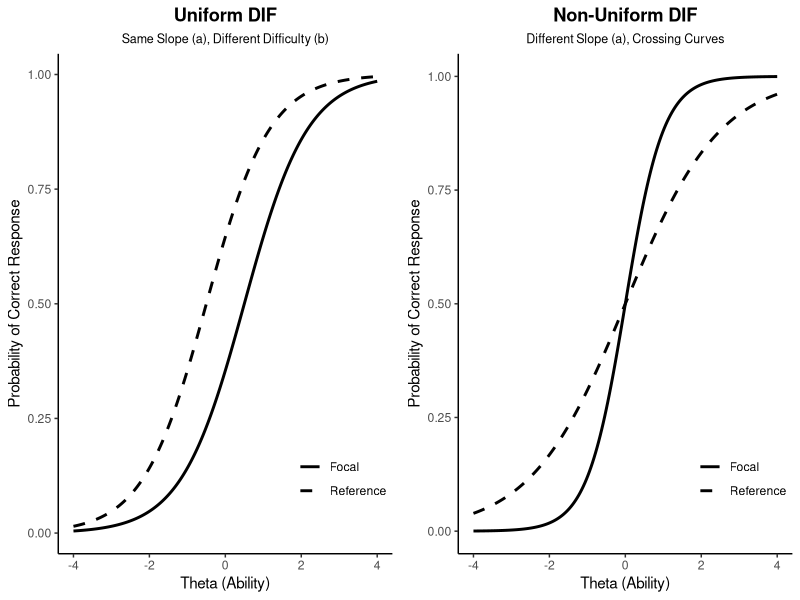
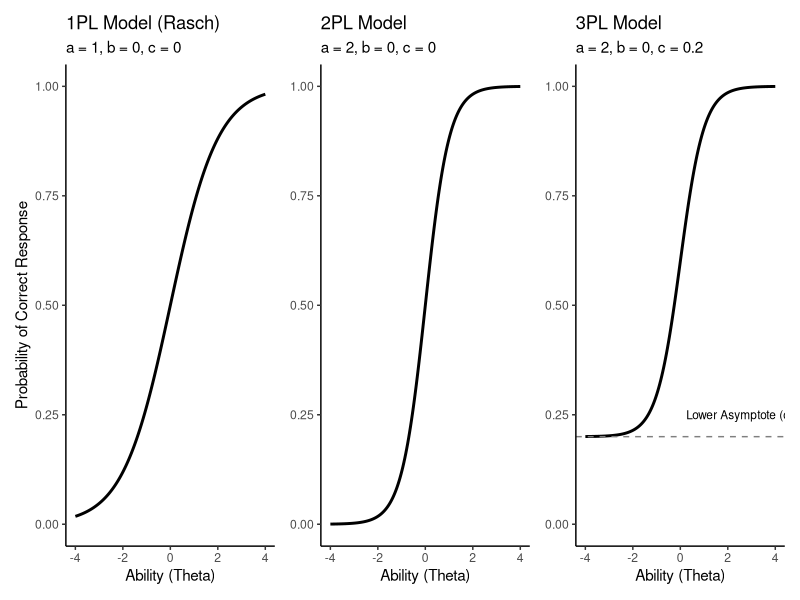

Here is the R script that generated these plots, in order:
# Load necessary libraries
library(ggplot2)
library(gridExtra) # For side-by-side plotting

# -------------------------------------------------------------------
# 1. Define the Item Response Function (2PL Model)
#    P(theta) = 1 / (1 + exp(-a * (theta - b)))
# -------------------------------------------------------------------
irt_prob <- function(theta, a, b) {
  return(1 / (1 + exp(-a * (theta - b))))
}

# Define the range of Theta (Ability)
theta <- seq(-4, 4, length.out = 200)

# -------------------------------------------------------------------
# 2. Generate Data for Uniform DIF (Same slope 'a', different difficulty 'b')
# -------------------------------------------------------------------
# Reference Group: a = 1.2, b = -0.5
# Focal Group:     a = 1.2, b =  0.5
prob_ref_uni <- irt_prob(theta, a = 1.2, b = -0.5)
prob_foc_uni <- irt_prob(theta, a = 1.2, b = 0.5)

df_uni <- data.frame(
  Theta = rep(theta, 2),
  Probability = c(prob_ref_uni, prob_foc_uni),
  Group = factor(rep(c("Reference", "Focal"), each = length(theta)))
)

# Plot 1: Uniform DIF
p1 <- ggplot(df_uni, aes(x = Theta, y = Probability, linetype = Group)) +
  geom_line(size = 1, color = "black") +  # Black lines
  scale_linetype_manual(values = c("solid", "dashed")) + # Solid and Dashed lines
  labs(
    title = "Uniform DIF",
    subtitle = "Same Slope (a), Different Difficulty (b)",
    x = "Theta (Ability)",
    y = "Probability of Correct Response"
  ) +
  theme_classic() + # Clean theme
  theme(
    legend.position = c(0.85, 0.15), # Place legend inside the plot
    legend.title = element_blank(),
    plot.title = element_text(hjust = 0.5, face = "bold"),
    plot.subtitle = element_text(hjust = 0.5, size = 9)
  )

# -------------------------------------------------------------------
# 3. Generate Data for Non-Uniform DIF (Different slope 'a')
# -------------------------------------------------------------------
# Reference Group: a = 0.8, b = 0
# Focal Group:     a = 2.0, b = 0
prob_ref_non <- irt_prob(theta, a = 0.8, b = 0)
prob_foc_non <- irt_prob(theta, a = 2.0, b = 0)

df_non <- data.frame(
  Theta = rep(theta, 2),
  Probability = c(prob_ref_non, prob_foc_non),
  Group = factor(rep(c("Reference", "Focal"), each = length(theta)))
)

# Plot 2: Non-Uniform DIF
p2 <- ggplot(df_non, aes(x = Theta, y = Probability, linetype = Group)) +
  geom_line(size = 1, color = "black") +
  scale_linetype_manual(values = c("solid", "dashed")) +
  labs(
    title = "Non-Uniform DIF",
    subtitle = "Different Slope (a), Crossing Curves",
    x = "Theta (Ability)",
    y = "Probability of Correct Response"
  ) +
  theme_classic() +
  theme(
    legend.position = c(0.85, 0.15),
    legend.title = element_blank(),
    plot.title = element_text(hjust = 0.5, face = "bold"),
    plot.subtitle = element_text(hjust = 0.5, size = 9)
  )

# -------------------------------------------------------------------
# 4. Combine and Display Plots
# -------------------------------------------------------------------
# Arrange the two plots side-by-side
grid.arrange(p1, p2, ncol = 2)


#=================================

# Load necessary libraries
# If you don't have these packages, install them with: install.packages(c("ggplot2", "patchwork"))
library(ggplot2)
library(patchwork)

# Define the Item Response Function (3PL model)
# P(theta) = c + (1 - c) / (1 + exp(-a * (theta - b)))
# 1PL: a is fixed (e.g., 1), c = 0
# 2PL: c = 0
# 3PL: all parameters vary
calc_prob <- function(theta, a, b, c) {
  return(c + (1 - c) / (1 + exp(-a * (theta - b))))
}

# Generate Theta values (Ability)
theta <- seq(-4, 4, length.out = 200)

# -------------------------------------------------------
# 1. 1PL Model (Rasch)
# Parameters: a = 1 (fixed), b = 0, c = 0
# -------------------------------------------------------
data_1pl <- data.frame(
  Theta = theta,
  Probability = calc_prob(theta, a = 1, b = 0, c = 0)
)

plot_1pl <- ggplot(data_1pl, aes(x = Theta, y = Probability)) +
  geom_line(size = 1, color = "black") +
  theme_classic() +
  labs(
    title = "1PL Model (Rasch)",
    subtitle = "a = 1, b = 0, c = 0",
    x = "Ability (Theta)",
    y = "Probability of Correct Response"
  ) +
  scale_y_continuous(limits = c(0, 1))

# -------------------------------------------------------
# 2. 2PL Model
# Parameters: a = 2 (steeper slope), b = 0, c = 0
# -------------------------------------------------------
data_2pl <- data.frame(
  Theta = theta,
  Probability = calc_prob(theta, a = 2, b = 0, c = 0)
)

plot_2pl <- ggplot(data_2pl, aes(x = Theta, y = Probability)) +
  geom_line(size = 1, color = "black") +
  theme_classic() +
  labs(
    title = "2PL Model",
    subtitle = "a = 2, b = 0, c = 0",
    x = "Ability (Theta)",
    y = NULL # Remove y-axis label to avoid clutter in grid
  ) +
  scale_y_continuous(limits = c(0, 1))

# -------------------------------------------------------
# 3. 3PL Model
# Parameters: a = 2, b = 0, c = 0.2 (guessing)
# -------------------------------------------------------
data_3pl <- data.frame(
  Theta = theta,
  Probability = calc_prob(theta, a = 2, b = 0, c = 0.2)
)

plot_3pl <- ggplot(data_3pl, aes(x = Theta, y = Probability)) +
  geom_line(size = 1, color = "black") +
  # Add a dashed line for the asymptote c
  geom_hline(yintercept = 0.2, linetype = "dashed", color = "gray50") + 
  theme_classic() +
  labs(
    title = "3PL Model",
    subtitle = "a = 2, b = 0, c = 0.2",
    x = "Ability (Theta)",
    y = NULL
  ) +
  scale_y_continuous(limits = c(0, 1)) +
  annotate("text", x = 2.5, y = 0.25, label = "Lower Asymptote (c)", size = 3)

# -------------------------------------------------------
# Combine Plots
# -------------------------------------------------------
combined_plot <- plot_1pl + plot_2pl + plot_3pl +
  plot_layout(ncol = 3)

# Display the plot
print(combined_plot)

# Save the plot (optional)
# ggsave("icc_models_bw.png", width = 12, height = 4)


